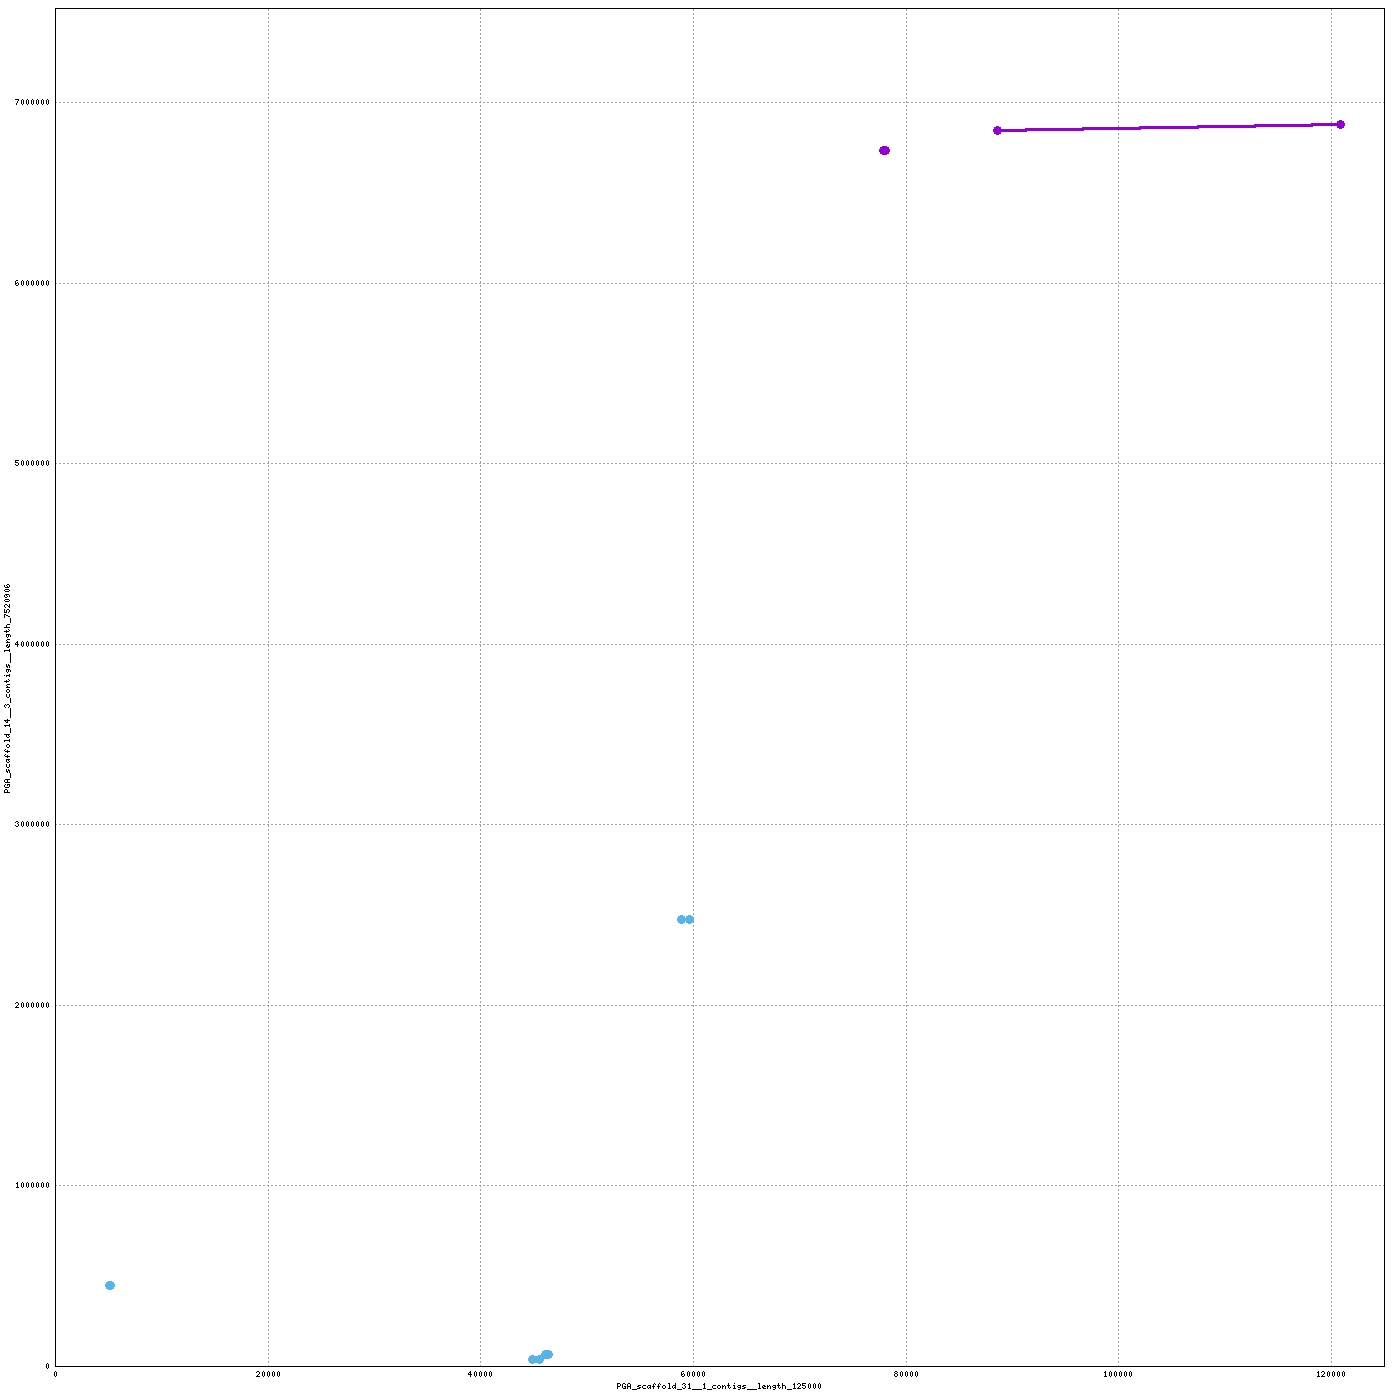

The gnuplot source for this figure:
set terminal png tiny size 1400,1400
set output "/home/mike/Desktop/scripts/snakes/plot_pairs/hiCversion1.linear/nucmer/nucmer.61.png"
set size 1,1
set grid
unset key
set border 15
set tics scale 0
set xlabel "PGA_scaffold_31__1_contigs__length_125000"
set ylabel "PGA_scaffold_14__3_contigs__length_7520906"
set format "%.0f"
set mouse format "%.0f"
set mouse mouseformat "[%.0f, %.0f]"
if(GPVAL_VERSION < 5) set mouse clipboardformat "[%.0f, %.0f]"
set xrange [1:125000]
set yrange [1:7520906]
set style line 1  lt 1 lw 3 pt 6 ps 1
set style line 2  lt 3 lw 3 pt 6 ps 1
set style line 3  lt 2 lw 3 pt 6 ps 1
plot \
 "/home/mike/Desktop/scripts/snakes/plot_pairs/hiCversion1.linear/nucmer/nucmer.61.fplot" title "FWD" w lp ls 1, \
 "/home/mike/Desktop/scripts/snakes/plot_pairs/hiCversion1.linear/nucmer/nucmer.61.rplot" title "REV" w lp ls 2
